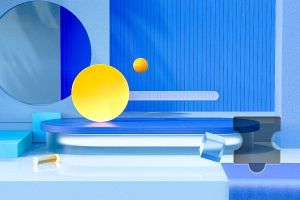
#> input picture Tota/back.png, 300 x 200 px
$ python Request.py
#> lines starting #> are read from the running program, lines starting #| are printed output that depends on the picture
import requests
import cv2
from fake_useragent import UserAgent

# тестил request

page_link = 'https://www.avito.ru/pskov/vakansii?cd=1&q=псков+работа'
image_back = cv2.imread("Tota/back.png")
#> image_back is the input picture: shape (200, 300, 3); mean B, G, R 220.8, 160.3, 101.7
gray_image = cv2.cvtColor(image_back, cv2.COLOR_BGR2GRAY)
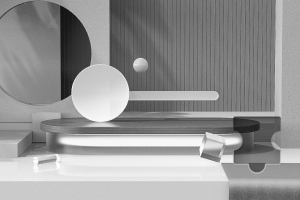
#> gray_image: shape (200, 300); min 21, max 255, mean 149.7

session = requests.Session()

session.headers = {
#> (the run stopped early here; a loop or call above may not have finished)
